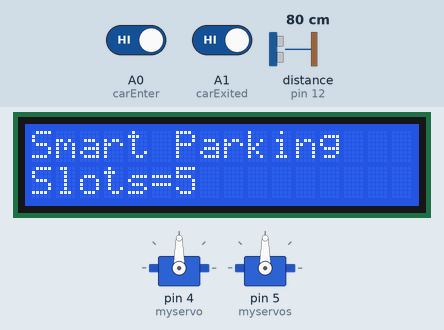
The sketch below on a simulated Arduino Mega 2560, built with avr-gcc and run on an emulated ATmega2560. On the bench: 2 × servo, 16×2 character LCD. Wiring (inferred from the names in the program): ultrasonic range finder: trigger pin 13; echo pin 12. The inputs (shaded band) are chosen by the test bench; at power-on: A0 (carEnter) HIGH, A1 (carExited) HIGH, distance to the obstacle (sensor on pin 12) 80 cm. The echo pulse lasts 58.3 µs per cm; what the sketch prints to the serial monitor is not drawn.

Above: at 1.2 s.
1.3 s: A0 (carEnter) driven LOW
At 3.0 s:
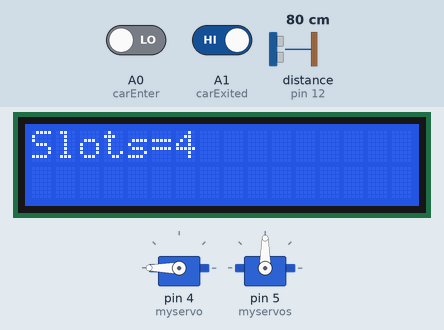
8.2 s: A1 (carExited) driven LOW
At 9.6 s:
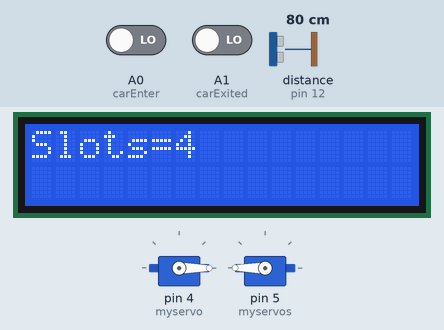
15.1 s: A0 (carEnter) driven HIGH
At 19.0 s:
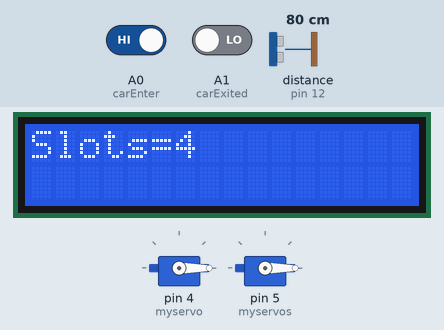
28.1 s: A1 (carExited) driven HIGH
At 28.6 s:
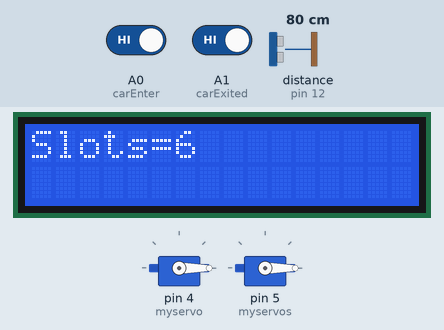
Timing chart, 0 to 31.1 s (numbered marks = the images above; inputs shaded):
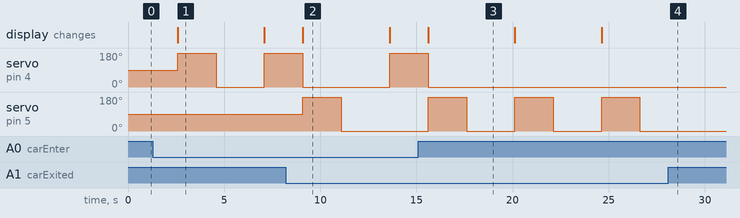

The sketch:

Smart_parking_Arduino.ino
```cpp
#include <ArduinoJson.h>
#include <LiquidCrystal.h>
#include <Servo.h>
#include <SoftwareSerial.h>

String Available = "";                                                  //availability string
String fireAvailable = "";

LiquidCrystal lcd(41, 39, 37, 35, 33 ,31);
SoftwareSerial s(9,10);

Servo myservo;                          //servo as gate
Servo myservos;                               //servo as gate
int allSpace = 5;
int countYes=0;
int state;
int carEnter = A0;                      // entry sensor
int carExited = A1;                   //exi sensor
int TRIG = 13;                  //ultrasonic trig  pin
int ECHO = 12;                // ultrasonic echo pin

long duration, distance;

void setup()
{
  Serial.begin(115200);
  s.begin(19200);
  myservo.attach(4);      // servo pin to D6
  myservos.attach(5);       // servo pin to D5
  pinMode(TRIG, OUTPUT);      // trig pin as output
  pinMode(ECHO, INPUT);         // echo pin as input
   pinMode(carExited, INPUT);    // ir as input
  pinMode(carEnter, INPUT);     // ir as input

 lcd.begin(16,2);
 lcd.setCursor(0,0);
 lcd.print("Smart Parking");
 lcd.setCursor(0,1);
 lcd.print("Slots=");
 lcd.print(allSpace);
}

void loop()
{
 int rem= allSpace - countYes; // available space integer

   digitalWrite(TRIG, LOW);         // make trig pin low
  delayMicroseconds(2);
  digitalWrite(TRIG, HIGH);        // make trig pin high
  delayMicroseconds(10);
  digitalWrite(TRIG, LOW);
  duration = pulseIn(ECHO, HIGH);
  distance = duration * 0.034 / 2;    // take distance in cm

  int carEntry = digitalRead(carEnter);      // read ir input
  if (carEntry == LOW) {                     // if high then count and send data
    countYes++;                             //increment count
    Serial.print("Car Entered = " );
    Serial.println(countYes );
    lcd.clear();
    lcd.setCursor(0, 0);
    lcd.print("Slots=");
    lcd.print(allSpace-countYes);
    myservo.write(180);
    delay(2000);
    myservo.write(0);
    state = -1;
  }

   int carExit = digitalRead(carExited);              //read exit ir sensor
  if (carExit == LOW) {                            //if high then count and send
    countYes--;                                    //decrement count
    Serial.print("Car Exited = " );
    Serial.println(countYes);
    lcd.clear();
    lcd.setCursor(0, 0);
    lcd.print("Slots=");
    lcd.print(allSpace- countYes);
    myservos.write(180);
    delay(2000);
    myservos.write(0);
    state = 0;
   }

  rem = allSpace - countYes;         //calculate available data
  if (distance<6){
    Serial.println("Occupied space");
  }
  else{
  Serial.println("");
  }

  Serial.println(state);
  s.write(state);
  delay(2500);

}
```

Measured:
- after the input at 1.3 s, servo on pin 4 (myservo): 90° → 180° after 1.3 s, → 0° 2.0 s later, → 180° 2.5 s later; the display: changes after 1.3 s (image 1)
- after the input at 8.2 s, servo on pin 5 (myservos): 90° → 180° after 0.89 s, → 0° 2.0 s later; the display: changes after 0.89 s (image 2)
- after the input at 15.1 s, servo on pin 4 (myservo): goes on until 15.6 s, then stays 0°; servo on pin 5 (myservos): alternates 180° for 2.0 s and 0° for 2.5 s, starting after 5.0 s
- after the input at 28.1 s, servo on pin 5 (myservos): stays 0° (without the input it goes to 180° after 1.0 s)
- what the display in image 1 shows lasts 4.5 s, from 2.6 s to 7.1 s
